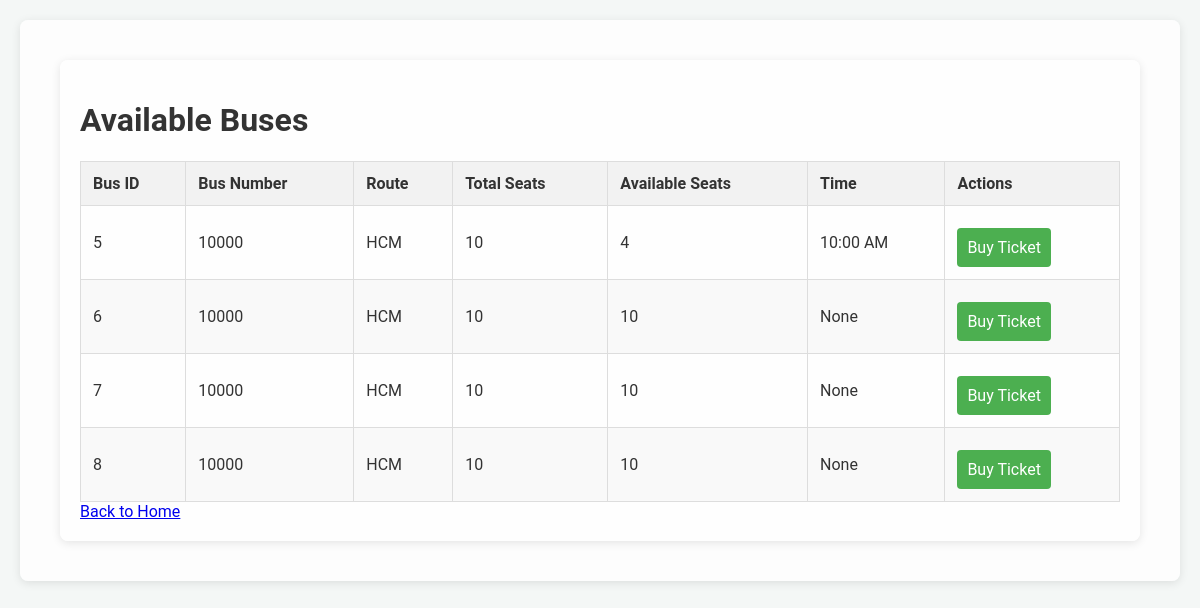
The page /view_buses on the database its author committed.
### tables this page shows
CREATE TABLE buses (
            id INTEGER PRIMARY KEY,
            bus_number TEXT NOT NULL,
            route TEXT NOT NULL,
            total_seats INTEGER NOT NULL,
            available_seats INTEGER NOT NULL
        , time TEXT);

### app.py (the view)
@app.route('/view_buses')
def view_buses_route():
    user_id = session.get('user_id')
    user = None
    if user_id:
        user = get_user_by_id(user_id)
    buses = view_buses()
    return render_template('view_buses.html', buses=buses, user=user)

### database.py (called while the page is built)
def view_buses():
    conn = sqlite3.connect('bus_reservation.db')
    cursor = conn.cursor()
    cursor.execute('SELECT * FROM buses')
    buses = cursor.fetchall()
    conn.close()
    return buses

### templates/view_buses.html (shortened to what this page needs)
{% extends "base.html" %}
{% block content %}
<div class="container">
    <h1>Available Buses</h1>
    <table>
        <thead>
            <tr>
                <th>Bus ID</th>
                <th>Bus Number</th>
                <th>Route</th>
                <th>Total Seats</th>
                <th>Available Seats</th>
                <th>Time</th>
                <th>Actions</th>
            </tr>
        </thead>
        <tbody>
            {% for bus in buses %}
            <tr>
                <td>{{ bus[0] }}</td>
                <td>{{ bus[1] }}</td>
                <td>{{ bus[2] }}</td>
                <td>{{ bus[3] }}</td>
                <td>{{ bus[4] }}</td>
                <td>{{ bus[5] }}</td>
                <td>
                    <a href="{{ url_for('buy_ticket', bus_id=bus[0]) }}" class="button">Buy Ticket</a>
                </td>
            </tr>
            {% endfor %}
        </tbody>
    </table>
    <a href="{{ url_for('index') }}">Back to Home</a>
</div>
{% endblock %}

### static/styles.css (style rules this page uses)
body { font-family: 'Roboto', sans-serif; background-color: #f4f7f6; color: #333; margin: 0; padding: 20px; background-image: url('/static/background.jpg'); background-size: cover; background-position: center; }
.container { max-width: 1200px; margin: auto; padding: 20px; background-color: rgba(255, 255, 255, 0.8); border-radius: 8px; box-shadow: 0 2px 10px rgba(0, 0, 0, 0.1); }
.button { flex: 1; padding: 10px; background-color: #4CAF50; color: white; border: none; border-radius: 4px; cursor: pointer; font-size: 16px; text-align: center; text-decoration: none; display: inline-block; margin-top: 10px; }
table { width: 100%; border-collapse: collapse; margin-top: 20px; }
table, th, td { border: 1px solid #ddd; }
th, td { padding: 12px; text-align: left; }
th { background-color: #f2f2f2; }
tr:nth-child(even) { background-color: #f9f9f9; }

### rows shown on the page
buses: id "5", bus_number "10000", route "HCM", total_seats "10", available_seats "4", time "10:00 AM"
buses: id "6", bus_number "10000", route "HCM", total_seats "10", available_seats "10", bus "None"
buses: id "7", bus_number "10000", route "HCM", total_seats "10", available_seats "10", bus "None"
buses: id "8", bus_number "10000", route "HCM", total_seats "10", available_seats "10", bus "None"
